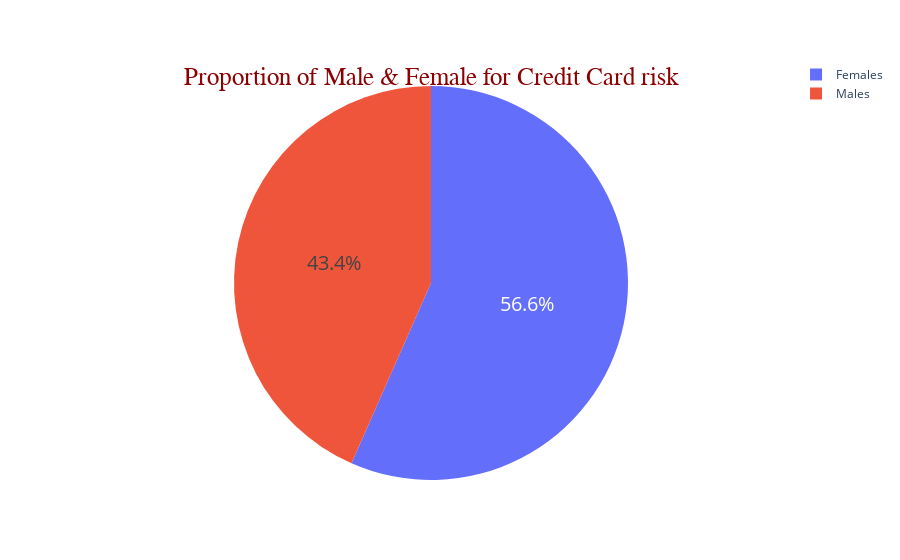

The code cell stored with this chart in its notebook:
### Code cell
import plotly.express as px

number_of_females = len(train_data["credit_card_default"][train_data.gender == "F"][train_data.credit_card_default == 1]) 
number_of_males = len(train_data["credit_card_default"][train_data.gender == "M"][train_data.credit_card_default == 1]) 

arr_of_numbers = [number_of_females, number_of_males]
labels = ["Females", "Males"] 

fig = px.pie(labels, values=arr_of_numbers, names = labels)  

fig.update_traces(title = 'Proportion of Male & Female for Credit Card risk',
                   title_font = dict(size=25,family='Verdana', 
                                     color='darkred'),
                   hoverinfo='label+percent',
                   textinfo='percent', textfont_size=20)

fig.show()

### Figure 1 — Plotly figure (JSON) as saved in the notebook; plotly's stock layout.template omitted (floating-point values rounded to 4 significant figures)
{"data": [{"domain": {"x": [0, 1], "y": [0, 1]}, "hoverinfo": "label+percent", "hovertemplate": "label=%{label}<br>value=%{value}<extra></extra>", "labels": ["Females", "Males"], "legendgroup": "", "name": "", "showlegend": true, "textfont": {"size": 20}, "textinfo": "percent", "title": {"font": {"color": "darkred", "family": "Verdana", "size": 25}, "text": "Proportion of Male & Female for Credit Card risk"}, "type": "pie", "values": [2093, 1604]}], "layout": {"legend": {"tracegroupgap": 0}, "margin": {"t": 60}}}
